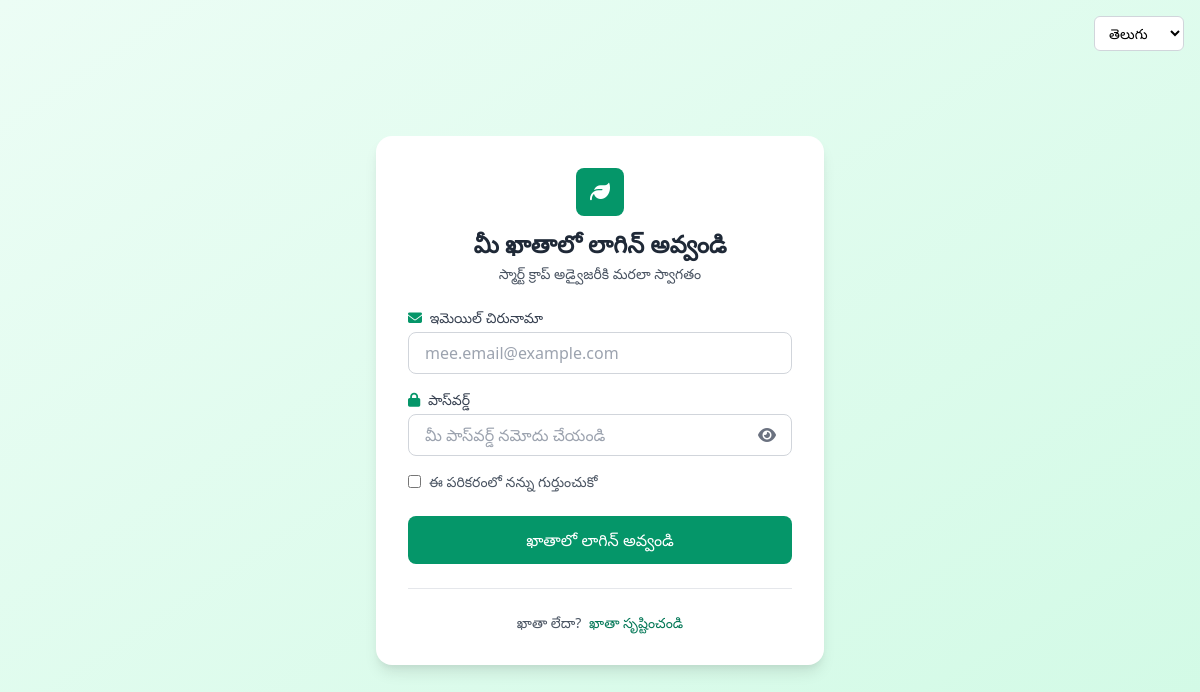
Before: /login.html (signed in) with the older database file.
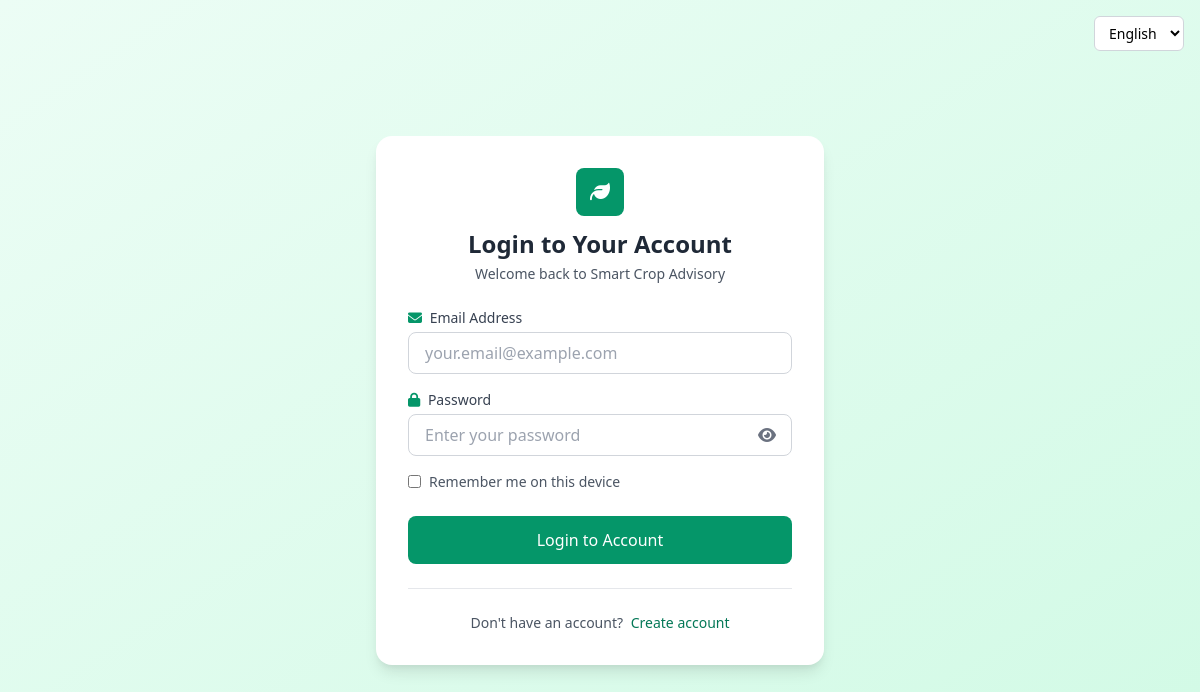
After: the same page with the newer database file.
### app.py (models this page shows, shortened)
class User(db.Model, UserMixin):
    id = db.Column(db.Integer, primary_key=True)
    username = db.Column(db.String(100), unique=True, nullable=False)
    email = db.Column(db.String(100), unique=True, nullable=False)
    password_hash = db.Column(db.String(200), nullable=False)
    preferred_language = db.Column(db.String(10), default='en')
    voice_enabled = db.Column(db.Boolean, default=True)
    created_at = db.Column(db.DateTime, default=datetime.utcnow)
    is_active = db.Column(db.Boolean, default=True)
    state = db.Column(db.String(100), nullable=True)
    district = db.Column(db.String(100), nullable=True)
    farm_size = db.Column(db.Float, nullable=True)  # in acres
    primary_crop = db.Column(db.String(100), nullable=True)
    soil_type = db.Column(db.String(50), nullable=True)
    irrigation_type = db.Column(db.String(50), nullable=True)
    profile_completed = db.Column(db.Boolean, default=False)
    latitude = db.Column(db.Float, nullable=True)
    longitude = db.Column(db.Float, nullable=True)
    last_weather_fetch = db.Column(db.DateTime, nullable=True)

### app.py (the view)
@app.route('/<page_name>')
def serve_page(page_name):
    valid_pages = [
        'dashboard', 'weather', 'chatbot',
        'features', 'login', 'signup',
        'about', 'contact', 'fertilizer'
    ]
    if page_name in valid_pages:
        try:
            return render_template(f'{page_name}.html')
        except:
            return "Page not found", 404
    else:
        if page_name.endswith('.html') and page_name.replace('.html', '') in valid_pages:
            try:
                return render_template(page_name)
            except:
                return "Page not found", 404
    return "Page not found", 404

### app.py (called while the page is built, shortened)
def detect_browser_language(request):
    if not hasattr(request, 'accept_languages') or not request.accept_languages:
        return 'en'

def get_user_language_from_request(request):
    lang_param = request.args.get('lang')
    if lang_param:
        lang_param = lang_param.lower().strip()
        if lang_param in ['en', 'hi', 'te', 'ta', 'bn', 'mr']:
            return lang_param
    if 'user_language' in session:
        session_lang = session['user_language']
        if session_lang in ['en', 'hi', 'te', 'ta', 'bn', 'mr']:
            return session_lang
    cookie_lang = request.cookies.get('preferred_language')
    if cookie_lang and cookie_lang in ['en', 'hi', 'te', 'ta', 'bn', 'mr']:
        return cookie_lang
    if current_user.is_authenticated and current_user.preferred_language:
        return current_user.preferred_language
    browser_lang = detect_browser_language(request)
    if browser_lang in ['en', 'hi', 'te', 'ta', 'bn', 'mr']:
        return browser_lang
    return 'en'

@login_manager.user_loader
def load_user(user_id):
    return User.query.get(int(user_id))

@app.before_request
def handle_options():
    if request.method == "OPTIONS":
        return "", 200

### templates/login.html (shortened to what this page needs)
{% extends "base.html" %}
{% block content %}
<div class="min-h-screen flex items-center justify-center bg-gradient-to-br from-green-50 to-green-100 py-12 px-4 sm:px-6 lg:px-8">
  <div class="w-full max-w-md bg-white rounded-2xl shadow-lg p-8">
    <div class="text-center mb-6">
      <div class="inline-flex items-center justify-center w-12 h-12 bg-green-600 rounded-lg mb-3">
        <i class="fas fa-leaf text-white text-xl"></i>
      </div>
      <h2 class="text-2xl font-bold text-gray-800">{{ t('login_title', user_language) }}</h2>
      <p class="text-gray-600 text-sm mt-1">{{ t('login_welcome', user_language) }}</p>
    </div>
    <form id="login-form" novalidate>
      <div class="mb-4">
        <label class="block text-gray-700 text-sm font-medium mb-1">
          <i class="fas fa-envelope text-green-600 mr-1"></i>
          {{ t('email_label', user_language) }}
        </label>
        <input type="email" id="login-email" name="email" placeholder="{{ t('email_placeholder', user_language) }}"
               class="w-full px-4 py-2 border border-gray-300 rounded-lg focus:ring-2 focus:ring-green-400 focus:border-green-400 focus:outline-none transition-all"
               required>
      </div>
      <div class="mb-4">
        <label class="block text-gray-700 text-sm font-medium mb-1">
          <i class="fas fa-lock text-green-600 mr-1"></i>
          {{ t('password_label', user_language) }}
        </label>
        <div class="relative">
          <input type="password" id="login-password" name="password" placeholder="{{ t('password_placeholder', user_language) }}"
                 class="w-full px-4 py-2 border border-gray-300 rounded-lg focus:ring-2 focus:ring-green-400 focus:border-green-400 focus:outline-none transition-all pr-10"
                 required>
          <button type="button" id="toggle-password" class="password-toggle">
            <i class="fas fa-eye"></i>
          </button>
        </div>
      </div>
      <div class="mb-6 flex items-center">
        <input type="checkbox" id="remember-me" class="rounded border-gray-300 text-green-600 focus:ring-green-500">
        <label for="remember-me" class="ml-2 text-sm text-gray-600">{{ t('remember_me', user_language) }}</label>
      </div>
      <button type="submit" id="login-submit" class="w-full bg-green-600 text-white py-3 rounded-lg hover:bg-green-700 transition-all font-medium flex items-center justify-center disabled:opacity-50 disabled:cursor-not-allowed">
        <span id="submit-text">{{ t('login_button', user_language) }}</span>
      </button>
    </form>
    <div class="mt-6 pt-6 border-t border-gray-200">
      <p class="text-center text-sm text-gray-600">
        {{ t('no_account', user_language) }}
        <a href="signup.html" class="text-green-700 hover:underline font-medium ml-1">{{ t('signup_link', user_language) }}</a>
      </p>
    </div>
  </div>
</div>
{% endblock %}

### templates/base.html (shortened to what this page needs)
<!DOCTYPE html>
<html lang="{{ user_language }}">
<head>
  <link href="https://cdn.jsdelivr.net/npm/tailwindcss@2.2.19/dist/tailwind.min.css" rel="stylesheet">
  <link rel="stylesheet" href="https://cdnjs.cloudflare.com/ajax/libs/font-awesome/6.4.0/css/all.min.css">
</head>
<body class="bg-gray-50">
  {% block language_switcher %}
    <div class="language-switcher-default fixed top-4 right-4 z-50">
      <select id="languageSelect" class="language-select">
        {% for lang in available_languages %}
          <option value="{{ lang.code }}" {% if lang.code == user_language %}selected{% endif %}>
            {{ lang.native }}
          </option>
        {% endfor %}
      </select>
    </div>
  {% endblock %}
  <main class="{% block main_class %}{% endblock %}">
    {% block content %}{% endblock %}
  </main>
</body>
</html>

Changed rows visible on the page:
changed User: preferred_language "తెలుగు" → "English"; preferred_language "మీ ఖాతాలో లాగిన్ అవ్వండి" → "Login to Your Account"; preferred_language "స్మార్ట్ క్రాప్ అడ్వైజరీకి మరలా స్వాగతం" → "Welcome back to Smart Crop Advisory"; preferred_language "ఇమెయిల్ చిరునామా" → "Email Address"; email "mee.email@example.com" → "your.email@example.com"; preferred_language "పాస్‌వర్డ్" → "Password"; preferred_language "ఈ పరికరంలో నన్ను గుర్తుంచుకో" → "Remember me on this device"; preferred_language "ఖాతాలో లాగిన్ అవ్వండి" → "Login to Account"; preferred_language "ఖాతా లేదా?" → "Don't have an account?"; preferred_language "ఖాతా సృష్టించండి" → "Create account"
